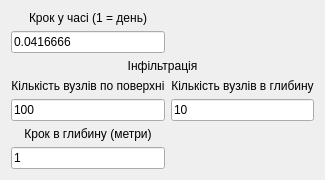
<?xml version="1.0" encoding="UTF-8"?>
<ui version="4.0">
 <class>Dialog</class>
 <widget class="QDialog" name="Dialog">
  <property name="enabled">
   <bool>true</bool>
  </property>
  <property name="geometry">
   <rect>
    <x>0</x>
    <y>0</y>
    <width>299</width>
    <height>169</height>
   </rect>
  </property>
  <property name="windowTitle">
   <string>Extended</string>
  </property>
  <layout class="QGridLayout" name="gridLayout">
   <item row="0" column="0">
    <widget class="QLabel" name="label_5">
     <property name="text">
      <string>Крок у часі (1 = день)</string>
     </property>
     <property name="alignment">
      <set>Qt::AlignCenter</set>
     </property>
    </widget>
   </item>
   <item row="1" column="0">
    <widget class="QLineEdit" name="lineEdit_4">
     <property name="text">
      <string>0.0416666</string>
     </property>
    </widget>
   </item>
   <item row="2" column="0" colspan="2">
    <widget class="QLabel" name="label">
     <property name="text">
      <string>Інфільтрація</string>
     </property>
     <property name="alignment">
      <set>Qt::AlignCenter</set>
     </property>
    </widget>
   </item>
   <item row="3" column="0">
    <widget class="QLabel" name="label_2">
     <property name="text">
      <string>Кількість вузлів по поверхні</string>
     </property>
     <property name="alignment">
      <set>Qt::AlignCenter</set>
     </property>
    </widget>
   </item>
   <item row="3" column="1">
    <widget class="QLabel" name="label_3">
     <property name="text">
      <string>Кількість вузлів в глибину</string>
     </property>
     <property name="alignment">
      <set>Qt::AlignCenter</set>
     </property>
    </widget>
   </item>
   <item row="4" column="0">
    <widget class="QLineEdit" name="lineEdit">
     <property name="text">
      <string>100</string>
     </property>
    </widget>
   </item>
   <item row="4" column="1">
    <widget class="QLineEdit" name="lineEdit_2">
     <property name="text">
      <string>10</string>
     </property>
    </widget>
   </item>
   <item row="5" column="0">
    <widget class="QLabel" name="label_4">
     <property name="text">
      <string>Крок в глибину (метри)</string>
     </property>
     <property name="alignment">
      <set>Qt::AlignCenter</set>
     </property>
    </widget>
   </item>
   <item row="6" column="0">
    <widget class="QLineEdit" name="lineEdit_3">
     <property name="text">
      <string>1</string>
     </property>
    </widget>
   </item>
  </layout>
 </widget>
 <resources/>
 <connections/>
</ui>
